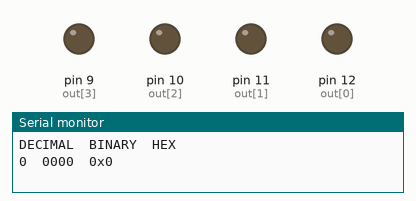
Recording of a sketch running on a simulated Arduino Uno, built with avr-gcc and run on an emulated ATmega328P. On the bench: output pins drawn as LEDs (lit = HIGH), the last lines printed to the serial monitor.

Above: at 0.1 s.
At 9.1 s:
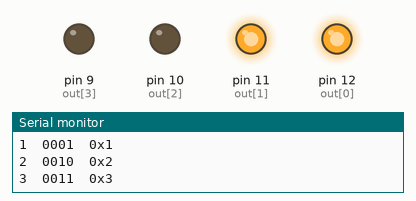
At 18.1 s:
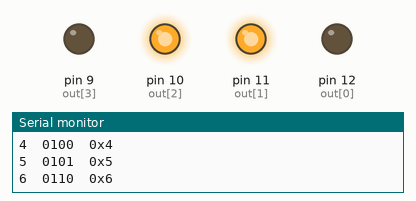
At 30.1 s:
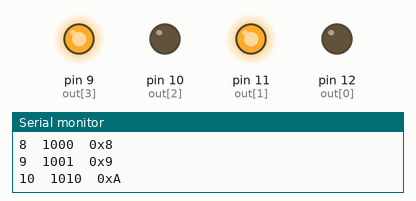
At 33.1 s:
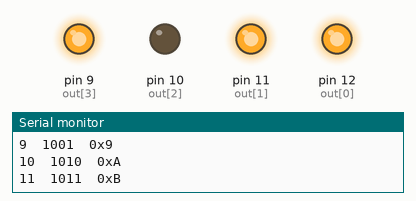
At 36.1 s:
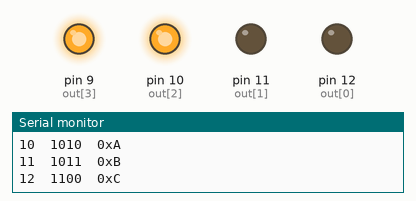
Timing chart, 0 to 40.0 s (numbered marks = the images above):
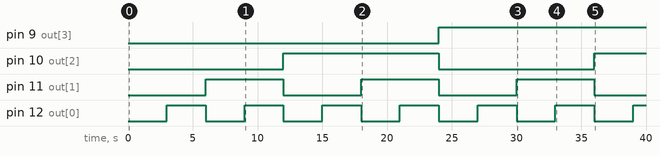

Measured:
- by itself, pin 9 (out[3]): LOW → HIGH at 24.0 s
- by itself, pin 10 (out[2]): LOW → HIGH at 12.0 s, → LOW 12.0 s later, → HIGH 12.0 s later
- by itself, pin 11 (out[1]): alternates HIGH for 6.0 s and LOW for 6.0 s
- by itself, pin 12 (out[0]): alternates HIGH for 3.0 s and LOW for 3.0 s

The sketch:

decBinHexCounter.ino
```cpp
int out[4] = { 12, 11, 10, 9 };
byte count = 0;

void setup() {
  Serial.begin(9600);
  // put your setup code here, to run once:
  pinMode(out[3], OUTPUT);
  pinMode(out[2], OUTPUT);
  pinMode(out[1], OUTPUT);
  pinMode(out[0], OUTPUT);

  for(int i = 0; i < 4; i++){
      digitalWrite(out[i], LOW);
  }

  Serial.println("\n\nDECIMAL\tBINARY\tHEX");
}

void loop() {
  // put your main code here, to run repeatedly:

  switch(count){
      case 0:
        digitalWrite(out[3], LOW);
        digitalWrite(out[2], LOW);
        digitalWrite(out[1], LOW);
        digitalWrite(out[0], LOW);
        break;

      case 1:
        digitalWrite(out[3], LOW);
        digitalWrite(out[2], LOW);
        digitalWrite(out[1], LOW);
        digitalWrite(out[0], HIGH);
        break;

      case 2:
        digitalWrite(out[3], LOW);
        digitalWrite(out[2], LOW);
        digitalWrite(out[1], HIGH);
        digitalWrite(out[0], LOW);
        break;

      case 3:
        digitalWrite(out[3], LOW);
        digitalWrite(out[2], LOW);
        digitalWrite(out[1], HIGH);
        digitalWrite(out[0], HIGH);
        break;

      case 4:
        digitalWrite(out[3], LOW);
        digitalWrite(out[2], HIGH);
        digitalWrite(out[1], LOW);
        digitalWrite(out[0], LOW);
        break;

      case 5:
        digitalWrite(out[3], LOW);
        digitalWrite(out[2], HIGH);
        digitalWrite(out[1], LOW);
        digitalWrite(out[0], HIGH);
        break;

      case 6:
        digitalWrite(out[3], LOW);
        digitalWrite(out[2], HIGH);
        digitalWrite(out[1], HIGH);
        digitalWrite(out[0], LOW);
        break;

      case 7:
        digitalWrite(out[3], LOW);
        digitalWrite(out[2], HIGH);
        digitalWrite(out[1], HIGH);
        digitalWrite(out[0], HIGH);
        break;

      case 8:
        digitalWrite(out[3], HIGH);
        digitalWrite(out[2], LOW);
        digitalWrite(out[1], LOW);
        digitalWrite(out[0], LOW);
        break;

      case 9:
        digitalWrite(out[3], HIGH);
        digitalWrite(out[2], LOW);
        digitalWrite(out[1], LOW);
        digitalWrite(out[0], HIGH);
        break;

      case 10:
        digitalWrite(out[3], HIGH);
        digitalWrite(out[2], LOW);
        digitalWrite(out[1], HIGH);
        digitalWrite(out[0], LOW);
        break;

      case 11:
        digitalWrite(out[3], HIGH);
        digitalWrite(out[2], LOW);
        digitalWrite(out[1], HIGH);
        digitalWrite(out[0], HIGH);
        break;

      case 12:
        digitalWrite(out[3], HIGH);
        digitalWrite(out[2], HIGH);
        digitalWrite(out[1], LOW);
        digitalWrite(out[0], LOW);
        break;

      case 13:
        digitalWrite(out[3], HIGH);
        digitalWrite(out[2], HIGH);
        digitalWrite(out[1], LOW);
        digitalWrite(out[0], HIGH);
        break;

      case 14:
        digitalWrite(out[3], HIGH);
        digitalWrite(out[2], HIGH);
        digitalWrite(out[1], HIGH);
        digitalWrite(out[0], LOW);
        break;

      case 15:
        digitalWrite(out[3], HIGH);
        digitalWrite(out[2], HIGH);
        digitalWrite(out[1], HIGH);
        digitalWrite(out[0], HIGH);
        break;

      default:
        for(int i = 0; i < 4; i++){
          digitalWrite(out[i], LOW);
        }
        break;
  }

  Serial.print(count, DEC);
  Serial.print("\t");
//  Serial.print(count, BIN);
  printBits(count);
  Serial.print("\t0x");
  Serial.print(count, HEX);

  Serial.println();

  if(count == 15){
    count = 0;
    Serial.println();
  }
  else count++;

  delay(3000);
}


void printBits(byte myByte){
 for(byte mask = 0x08; mask; mask >>= 1){
   if(mask  & myByte)
       Serial.print('1');
   else
       Serial.print('0');
 }
}
```
